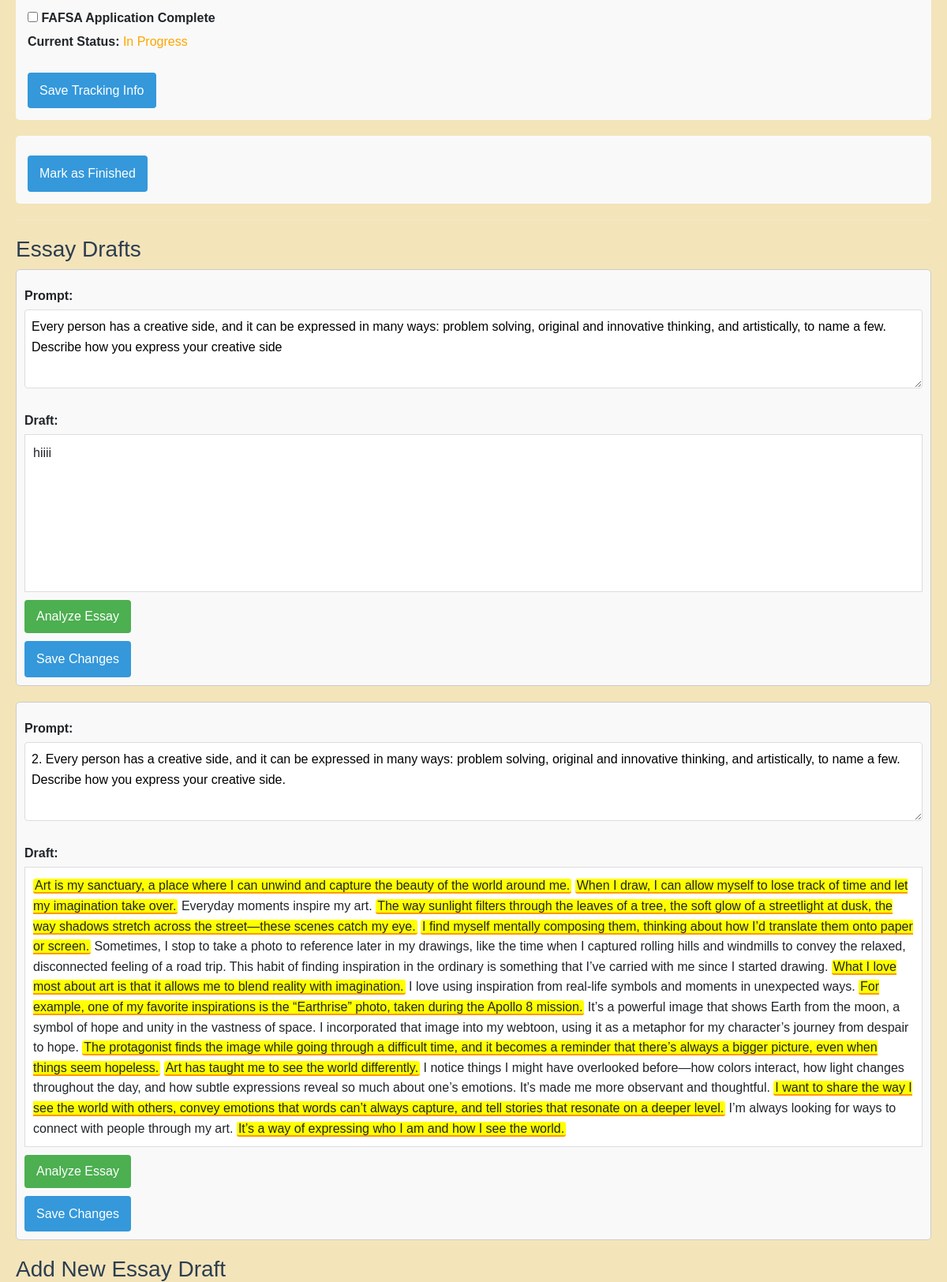
The page /application/1/ (signed in, middle part) on the database as committed earlier.
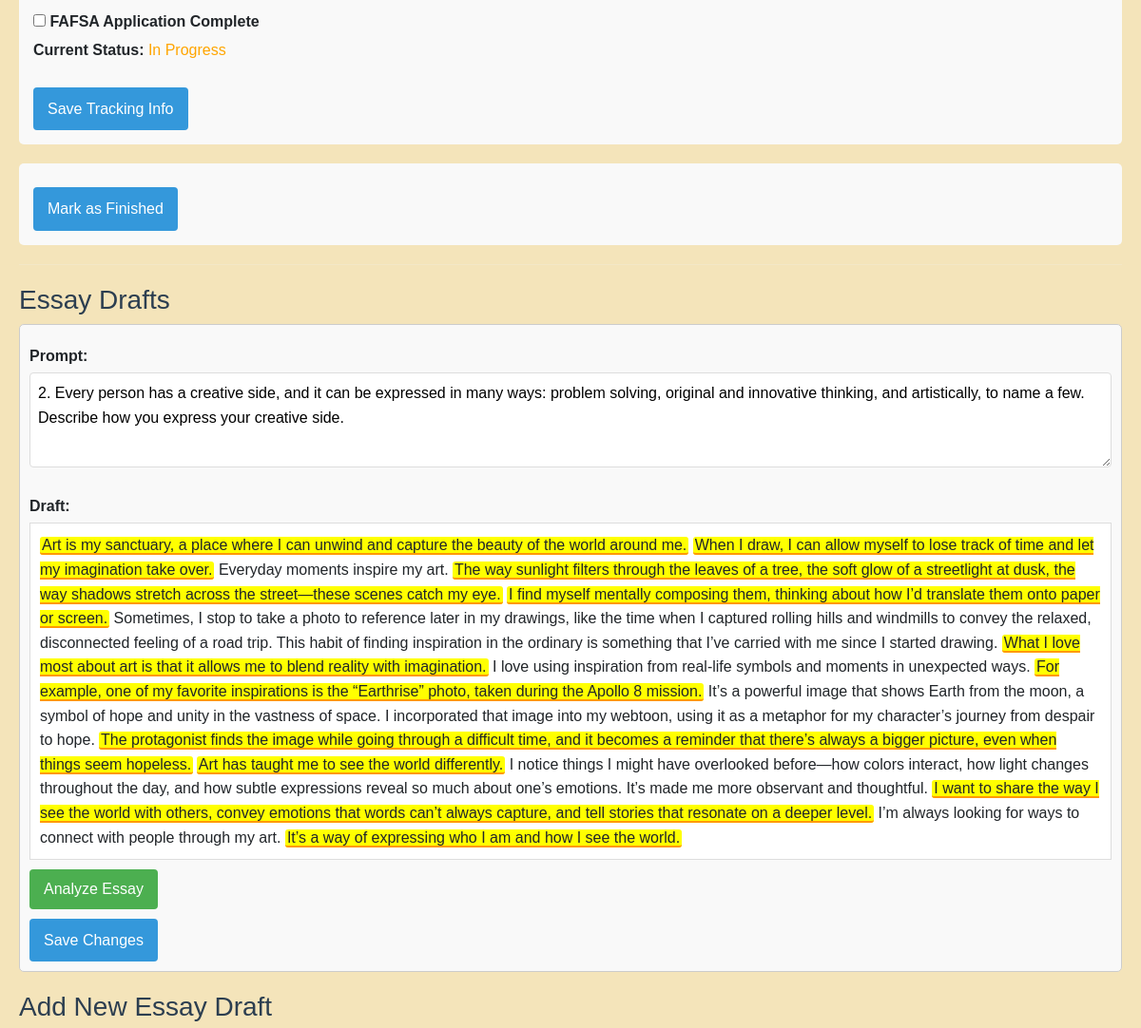
The same page on the database as committed later.
### counselor/models.py (models this page shows, shortened)
class EssayDraft(models.Model):
    user = models.ForeignKey(User, on_delete=models.CASCADE)
    application = models.ForeignKey(CollegeApplication, on_delete=models.CASCADE, blank=True, null=True)
    prompt = models.TextField()
    draft = models.TextField()

### counselor/views.py (the view, shortened to what this page needs)
# urls.py: path('application/<int:app_id>/', views.track_application, name='track_application'),
@csrf_exempt
def track_application(request, app_id):
    if not request.session.get('logged_in'):
        return redirect('counselor:login')
    user = User.objects.get(email=request.session["email"])
    application = get_object_or_404(CollegeApplication, id=app_id, user=user)
    essay_drafts = EssayDraft.objects.filter(application=application)
    return render(request, 'track_application.html', {
        'application': application,
        'essay_drafts': essay_drafts
    })

### counselor_chat/context_processors.py (called while the page is built)
def page_identifier(request):
    return {
        'page_identifier': request.path.replace("/", "_") # can be changed if duplicates? shouldnt be...
    }

### counselor/templates/track_application.html (shortened to what this page needs)
{% extends 'base.html' %}
{% block content %}
    <form method="POST">
        <label><input type="checkbox" name="FAFSA_application_status" value="2" {% if application.FAFSA_application_status == 2 %}checked{% endif %}> FAFSA Application Complete</label>
        <p><strong>Current Status:</strong>
            {% if application.application_status == 2 %}
                <span class="status-complete">Submitted</span>
            {% else %}
                <span class="status-in-progress">In Progress</span>
            {% endif %}
        </p>
        <button type="submit">Save Tracking Info</button>
    </form>
    {% if application.application_status != 2 %}
        <form method="POST" style="margin-top: 20px;">
            <button type="submit">Mark as Finished</button>
        </form>
    {% endif %}
    <hr>
    <h3>Essay Drafts</h3>
    {% for draft in essay_drafts %}
        <form method="POST" style="border: 1px solid #ccc; padding: 10px; margin-bottom: 20px;">
            <label>Prompt:</label>
            <textarea name="prompt" rows="2" cols="100">{{ draft.prompt }}</textarea>
            <label>Draft:</label>
            <div class="essay-feedback" contenteditable="true" data-draft-id="{{ draft.id }}">{{ draft.draft|safe }}</div>
            <button type="submit" name="save_draft_only" value="1">Save Changes</button>
        </form>
    {% endfor %}
    <h3>Add New Essay Draft</h3>
{% endblock %}

Rows that differ between the two databases and show on the page:
removed EssayDraft: prompt "Every person has a creative side, and it can be expressed in many ways: problem solving, original and innovative thinking, and artistically, to name a few. Describe how you express your creative side", draft "hiiii"
